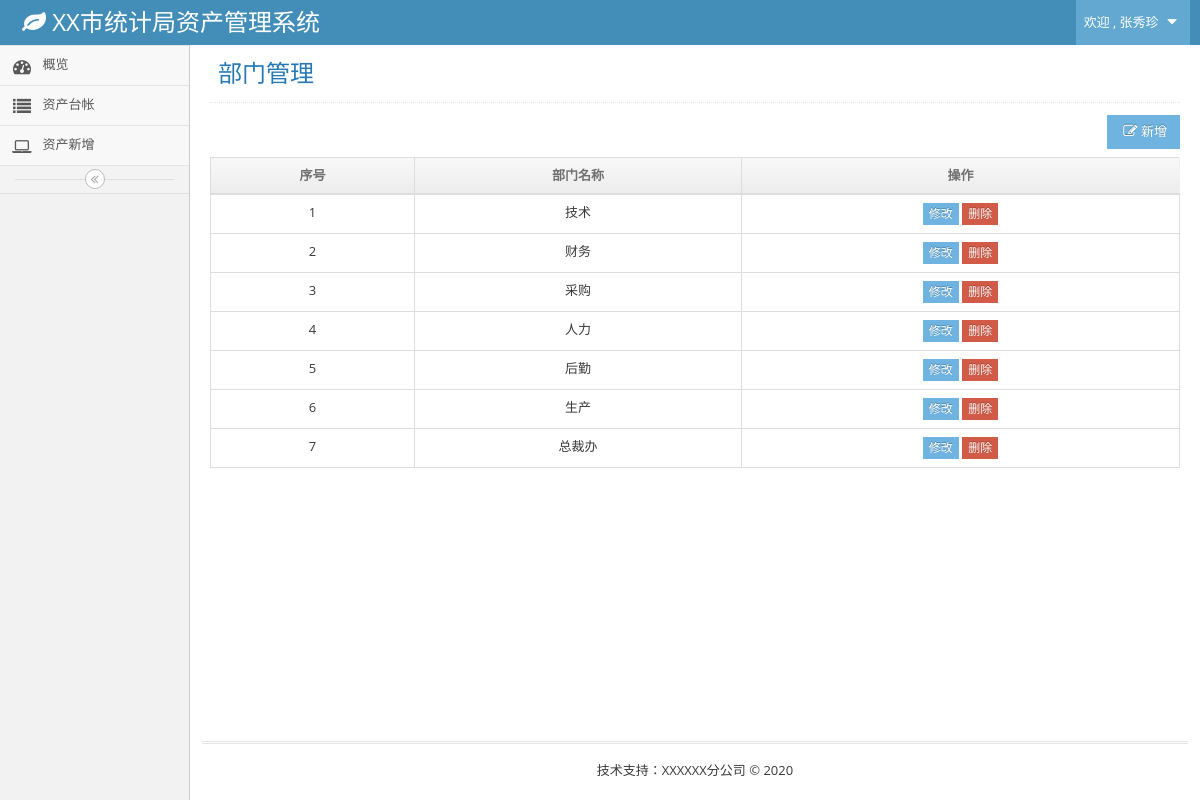
Page /users/dp/list/ (signed in) on the committed database.
### apps/users/models.py (models this page shows, shortened)
class UserProfile(AbstractUser):
    name = models.CharField(max_length=8, verbose_name='姓名', default='')
    sex = models.CharField(max_length=4, verbose_name='性别', choices=GENDER_CHOICE, default='')
    department = models.ForeignKey('Department', on_delete=models.SET_NULL, null=True, blank=True)
    isadmin = models.CharField(max_length=4, choices=isADMIN, verbose_name='是否管理员', default='0', blank=True)
    bg_telephone = models.CharField(max_length=16, verbose_name='办公电话', blank=True)
    mobile = models.CharField(max_length=16, verbose_name='手机号码', blank=True)
    is_superuser = models.IntegerField(verbose_name='是否超级管理员', default=0)
    modify_time = models.DateTimeField(default=datetime.now, verbose_name='修改时间')
    class Meta:
        db_table = 'User'
        verbose_name = '用户信息'
        verbose_name_plural = verbose_name
    def __str__(self):
        if self.name:
            return self.name
        else:
            return self.username

class Department(models.Model):
    dp_name = models.CharField(max_length=8, verbose_name='部门', default='默认')
    class Meta:
        db_table = 'Department'
        verbose_name = '用户部门'
        verbose_name_plural = verbose_name

### apps/users/views.py (the view)
# urls.py: path('dp/list/', SectioneListView.as_view(), name='dp_list'),
class SectioneListView(LoginRequiredMixin, View):
    def get(self, request):
        section_lists = Department.objects.all()
        return render(request, 'users/user_section_list.html', {'section_lists': section_lists})

### apps/utils/mixin_utils.py (called while the page is built)
    @method_decorator(login_required(login_url='/users/login'))
    def dispatch(self, request, *args, **kwargs):
        return super(LoginRequiredMixin, self).dispatch(request, *args, **kwargs)

### apps/users/templates/users/user_section_list.html (shortened to what this page needs)
{% extends 'base.html' %}
{% load staticfiles %}
{% block content %}
    <div class="row">
        <div class="col-xs-12">
            <div class="page-header">
                <h1>
                    部门管理
                </h1>
            </div>
        </div>
    </div>
    <div class="clearfix">
        <div class="pull-right tableTools-container">
            <button id="add-type" type="button" class="btn btn-info btn-sm">
                <span class="ace-icon fa fa-pencil-square-o icon-on-right bigger-110"></span>
                新增
            </button>
        </div>
        <table id="simple-table" class="table  table-bordered table-hover">
            <thead>
            <tr>
                <th class="center">序号</th>
                <th class="center">部门名称</th>
                <th class="center">操作</th>
            </tr>
            </thead>
            <tbody>
            {% for section in section_lists %}
                <tr>
                    <td class="center">{{ forloop.counter }}</td>
                    <td class="center">
                        {{ section.dp_name }}
                    </td>
                    <td class="center">
                        <a href="{% url 'users:dp_detail' section.id %}">
                            <button class="btn btn-minier btn-info">修改</button>
                        </a>
                        <a href="{% url 'users:dp_delete' section.id %}">
                            <button class="btn btn-minier btn-danger" onclick="return isDel()">删除</button>
                        </a>
                    </td>
                </tr>
            {% endfor %}
            </tbody>
        </table>
    </div>
{% endblock %}

### templates/base.html (shortened to what this page needs)
{% load static %}
<!DOCTYPE html>
<html lang="en">
<head>
    <link href="{% static 'css/bootstrap.min.css' %}" rel="stylesheet" />
    <link href="{% static 'css/font-awesome.min.css' %}" rel="stylesheet" />
    <link rel="stylesheet" href="{% static 'css/ace.min.css' %}" class="ace-main-stylesheet" id="main-ace-style" />
    <link href="{% static 'css/ace-skins.min.css' %}" rel="stylesheet" />
    <link href="{% static 'css/ace-rtl.min.css' %}" rel="stylesheet" />
</head>
<body class="no-skin">
    <div id="navbar" class="navbar navbar-default          ace-save-state">
        <div class="navbar-container ace-save-state" id="navbar-container">
            <div class="navbar-header pull-left">
                <small class="navbar-brand">
                    <i class="fa fa-leaf"></i>
                    XX市统计局资产管理系统
                </small>
            </div>
            <div class="navbar-buttons navbar-header pull-right" role="navigation">
                <ul class="nav ace-nav">
                    <li class="light-blue dropdown-modal">
                        <a data-toggle="dropdown" href="#" class="dropdown-toggle">
                            <span>欢迎&nbsp;,&nbsp;{{ request.user }}</span>
                            <i class="ace-icon fa fa-caret-down"></i>
                        </a>
                    </li>
                </ul>
            </div>
        </div>
    </div>
    <div class="main-container ace-save-state" id="main-container">
        <div id="sidebar" class="sidebar                  responsive                    ace-save-state">
            <ul class="nav nav-list">
                <li class="">
                    <a href="{% url 'index' %}">
                        <i class="menu-icon fa fa-tachometer"></i>
                        <span class="menu-text"> 概览 </span>
                    </a>
                </li>
                <li class="">
                    <a href="{% url 'asset:asset_list' %}">
                        <i class="menu-icon fa fa-list"></i>
                        <span class="menu-text"> 资产台帐 </span>
                    </a>
                </li>
                <li class="">
                    <a href="{% url 'asset:asset_add' %}">
                        <i class="menu-icon fa fa-laptop"></i>
                        <span class="menu-text"> 资产新增 </span>
                    </a>
                </li>
            </ul>
            <div class="sidebar-toggle sidebar-collapse" id="sidebar-collapse">
                <i id="sidebar-toggle-icon" class="ace-icon fa fa-angle-double-left ace-save-state"
                    data-icon1="ace-icon fa fa-angle-double-left" data-icon2="ace-icon fa fa-angle-double-right"></i>
            </div>
        </div>
        <div class="main-content">
            <div class="main-content-inner">
                <div class="page-content">
                    {% block content %}{% endblock %}
                </div>
            </div>
        </div>
        <div class="footer">
            <div class="footer-inner">
                <div class="footer-content">
                    <span>
                        <span>技术支持：XXXXXX分公司</span>
                        &copy; 2020
                    </span>
                </div>
            </div>
        </div>
    </div>
</body>
</html>

### rows in the picture
UserProfile: user "张秀珍"
Department: dp_name "技术"
Department: dp_name "财务"
Department: dp_name "采购"
Department: dp_name "人力"
Department: dp_name "后勤"
Department: dp_name "生产"
Department: dp_name "总裁办"
